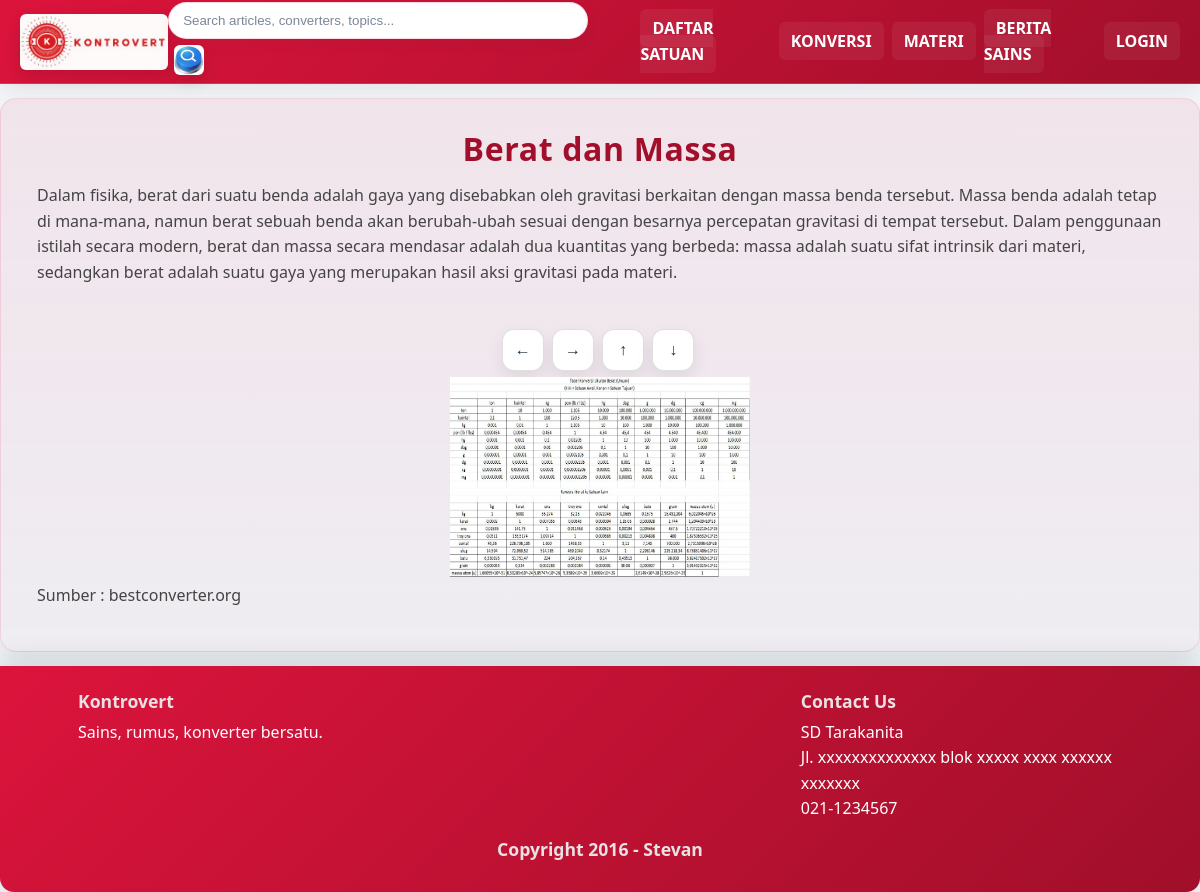
/beratSatuan.php, run on the app's committed database.
### tables this page shows
CREATE TABLE `gambar` (
  `id` int(11) NOT NULL,
  `tanggal` varchar(15) NOT NULL,
  `kodeTempat` varchar(2) NOT NULL,
  `idTopik` int(11) NOT NULL,
  `gambar` varchar(300) NOT NULL,
  `keterangan` text NOT NULL,
  `sumber` varchar(50) NOT NULL
);

### beratSatuan.php (the view, shortened to what this page needs)
<html>
	<head>
		<global-header></global-header>
	</head>
	<body>
		<div class="hero" role="banner">
			<div class="hero-inner">
				<center><h1 class="page-title">Berat dan Massa</h1></center>
				<p>
					<?php
						include "db.inc.php";
						$sqlstr = "SELECT * from gambar WHERE idTopik = 2 AND kodeTempat = 'K' ORDER BY id DESC limit 1";
						$hasil=mysqli_query($db, $sqlstr);
						$row=mysqli_fetch_row($hasil);
						if(!$row)
							echo "Data Tidak Dapat Ditampilkan";
						else{
							do{
								list($id,$tanggal,$kodeTempat,$idTopik,$gambar,$keterangan,$sumber) = $row;
								echo "<p>$keterangan</p>";
								echo "<br><center>";
								echo " <button id=\"perkecilGDB\" onclick=\"perkecilGDB()\">←</button> ";
								echo " <button id=\"perbesarGDB\" onclick=\"perbesarGDB()\">→</button> ";
								echo " <button id=\"pertinggiGDB\" onclick=\"pertinggiGDB()\">↑</button> ";
								echo " <button id=\"perendahGDB\" onclick=\"perendahGDB()\">↓</button> ";
								echo "</center>";
								echo "<center><img src='Images/$gambar' id='gambarDB' width=300px height=200px></center>";
								echo "<p>Sumber : $sumber</p>";
							}while($row=mysqli_fetch_row($hasil));
						}
					?>
				</p>
			</div>
		</div>
		<footer id="footer" class="site-footer">
			<global-footer></global-footer>
		</footer>
	</body>
</html>

### penampilan.css (style rules this page uses)
:root { --crimson: #DC143C; --crimson-dark: #a10f2a; --muted: #f5f7fb; --surface: #ffffff; --surface-soft: #fcfdff; --text: #23313f; --text-muted: #5f6c7a; --accent: #993303; --border: #dce5ee; --shadow: rgba(35, 49, 63, 0.08); }
* { box-sizing:border-box }
html,body { height:100%; margin:0; font-family: "Segoe UI", Roboto, "Helvetica Neue", Arial, sans-serif; color:var(--text); background: linear-gradient(180deg, var(--muted) 0%, #eef3f7 100%); line-height: 1.6; }
.hero { max-width:1200px;margin:14px auto;padding:18px;border-radius:16px;background:linear-gradient(180deg,rgba(220,20,60,0.08),rgba(220,20,60,0.03));border:1px solid rgba(220,20,60,0.12);box-shadow:0 10px 24px var(--shadow); }
.hero-inner { padding:12px 18px }
.hero p { margin:6px 0 12px;color:#444 }
.page-title { margin:0 0 14px; font-size:clamp(2rem,2.25vw,2.8rem); letter-spacing:.02em; text-align:center;color:var(--crimson-dark); }
button[onclick^="perkecil"], button[onclick^="perbesar"], button[onclick^="pertinggi"], button[onclick^="perendah"] { appearance: none; border: 1px solid rgba(0,0,0,0.12); background: #ffffff; color: var(--text); font-size: 1rem; font-weight: 700; width: 42px; height: 42px; margin: 6px 4px 6px 0; border-radius: 12px; box-shadow: 0 8px 18px rgba(0,0,0,0.08); cursor: pointer; transition: transform 0.15s ease, background 0.15s ease, border-color 0.15s ease, color 0.15s ease; }
#footer { background:linear-gradient(135deg,var(--crimson),var(--crimson-dark)); color:#fff; padding:24px 28px; width:100%; clear:both; border-radius:0 0 14px 14px; box-shadow: 0 -3px 30px rgba(0,0,0,0.12); display:flex; flex-direction:column; }
h1,h2,h3,h4,h5,h6 { color:#661422;line-height:1.25 }

### data on the page
gambar: keterangan "Dalam fisika, berat dari suatu benda adalah gaya yang disebabkan oleh gravitasi berkaitan dengan massa benda tersebut. Massa benda adalah tetap di mana-mana, namun berat sebuah benda akan berubah-ubah sesuai dengan besarnya percepatan gravitasi di tempat tersebut. Dalam penggunaan istilah secara modern, berat dan massa secara mendasar adalah dua kuantitas yang berbeda: massa adalah suatu sifat intrinsik dari materi, sedangkan berat adalah suatu gaya yang merupakan hasil aksi gravitasi pada materi.", gambar (picture), sumber "bestconverter.org"
